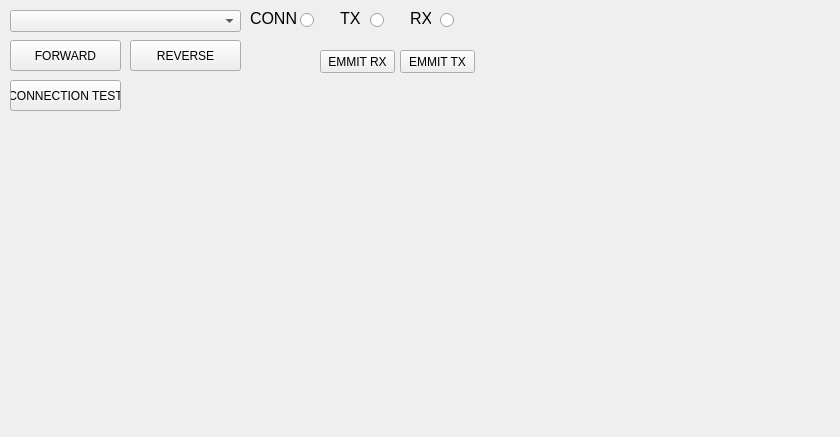
<?xml version="1.0" encoding="UTF-8"?>
<ui version="4.0">
 <class>MainWindow</class>
 <widget class="QMainWindow" name="MainWindow">
  <property name="geometry">
   <rect>
    <x>0</x>
    <y>0</y>
    <width>840</width>
    <height>437</height>
   </rect>
  </property>
  <property name="windowTitle">
   <string>DTU v0.1</string>
  </property>
  <widget class="QWidget" name="centralwidget">
   <widget class="QComboBox" name="device">
    <property name="geometry">
     <rect>
      <x>10</x>
      <y>10</y>
      <width>231</width>
      <height>22</height>
     </rect>
    </property>
    <property name="toolTip">
     <string>&lt;html&gt;&lt;head/&gt;&lt;body&gt;&lt;p&gt;Выберите устройство&lt;/p&gt;&lt;p&gt;&lt;br/&gt;&lt;/p&gt;&lt;/body&gt;&lt;/html&gt;</string>
    </property>
    <property name="editable">
     <bool>false</bool>
    </property>
   </widget>
   <widget class="QRadioButton" name="rb_rx">
    <property name="geometry">
     <rect>
      <x>440</x>
      <y>10</y>
      <width>21</width>
      <height>21</height>
     </rect>
    </property>
    <property name="styleSheet">
     <string notr="true"/>
    </property>
    <property name="text">
     <string/>
    </property>
    <property name="iconSize">
     <size>
      <width>32</width>
      <height>32</height>
     </size>
    </property>
    <property name="checkable">
     <bool>true</bool>
    </property>
    <property name="checked">
     <bool>false</bool>
    </property>
    <property name="autoRepeat">
     <bool>false</bool>
    </property>
   </widget>
   <widget class="QLabel" name="label">
    <property name="geometry">
     <rect>
      <x>410</x>
      <y>10</y>
      <width>21</width>
      <height>16</height>
     </rect>
    </property>
    <property name="font">
     <font>
      <pointsize>12</pointsize>
     </font>
    </property>
    <property name="text">
     <string>RX</string>
    </property>
   </widget>
   <widget class="QRadioButton" name="rb_tx">
    <property name="geometry">
     <rect>
      <x>370</x>
      <y>10</y>
      <width>21</width>
      <height>21</height>
     </rect>
    </property>
    <property name="styleSheet">
     <string notr="true"/>
    </property>
    <property name="text">
     <string/>
    </property>
    <property name="iconSize">
     <size>
      <width>32</width>
      <height>32</height>
     </size>
    </property>
    <property name="checkable">
     <bool>true</bool>
    </property>
    <property name="autoRepeat">
     <bool>false</bool>
    </property>
   </widget>
   <widget class="QLabel" name="label_2">
    <property name="geometry">
     <rect>
      <x>340</x>
      <y>10</y>
      <width>21</width>
      <height>16</height>
     </rect>
    </property>
    <property name="font">
     <font>
      <pointsize>12</pointsize>
     </font>
    </property>
    <property name="text">
     <string>TX</string>
    </property>
   </widget>
   <widget class="QPushButton" name="erx">
    <property name="geometry">
     <rect>
      <x>320</x>
      <y>50</y>
      <width>75</width>
      <height>23</height>
     </rect>
    </property>
    <property name="text">
     <string>EMMIT RX</string>
    </property>
   </widget>
   <widget class="QPushButton" name="etx">
    <property name="geometry">
     <rect>
      <x>400</x>
      <y>50</y>
      <width>75</width>
      <height>23</height>
     </rect>
    </property>
    <property name="text">
     <string>EMMIT TX</string>
    </property>
   </widget>
   <widget class="QPushButton" name="forward_button">
    <property name="geometry">
     <rect>
      <x>10</x>
      <y>40</y>
      <width>111</width>
      <height>31</height>
     </rect>
    </property>
    <property name="text">
     <string>FORWARD</string>
    </property>
   </widget>
   <widget class="QPushButton" name="reverse_button">
    <property name="geometry">
     <rect>
      <x>130</x>
      <y>40</y>
      <width>111</width>
      <height>31</height>
     </rect>
    </property>
    <property name="text">
     <string>REVERSE</string>
    </property>
   </widget>
   <widget class="QRadioButton" name="rb_conn">
    <property name="geometry">
     <rect>
      <x>300</x>
      <y>10</y>
      <width>21</width>
      <height>21</height>
     </rect>
    </property>
    <property name="styleSheet">
     <string notr="true"/>
    </property>
    <property name="text">
     <string/>
    </property>
    <property name="iconSize">
     <size>
      <width>32</width>
      <height>32</height>
     </size>
    </property>
    <property name="checkable">
     <bool>true</bool>
    </property>
    <property name="checked">
     <bool>false</bool>
    </property>
    <property name="autoRepeat">
     <bool>false</bool>
    </property>
   </widget>
   <widget class="QLabel" name="label_3">
    <property name="geometry">
     <rect>
      <x>250</x>
      <y>10</y>
      <width>51</width>
      <height>16</height>
     </rect>
    </property>
    <property name="font">
     <font>
      <pointsize>12</pointsize>
     </font>
    </property>
    <property name="text">
     <string>CONN</string>
    </property>
   </widget>
   <widget class="QPushButton" name="connection_test">
    <property name="geometry">
     <rect>
      <x>10</x>
      <y>80</y>
      <width>111</width>
      <height>31</height>
     </rect>
    </property>
    <property name="text">
     <string>CONNECTION TEST</string>
    </property>
   </widget>
  </widget>
 </widget>
 <resources/>
 <connections/>
</ui>
